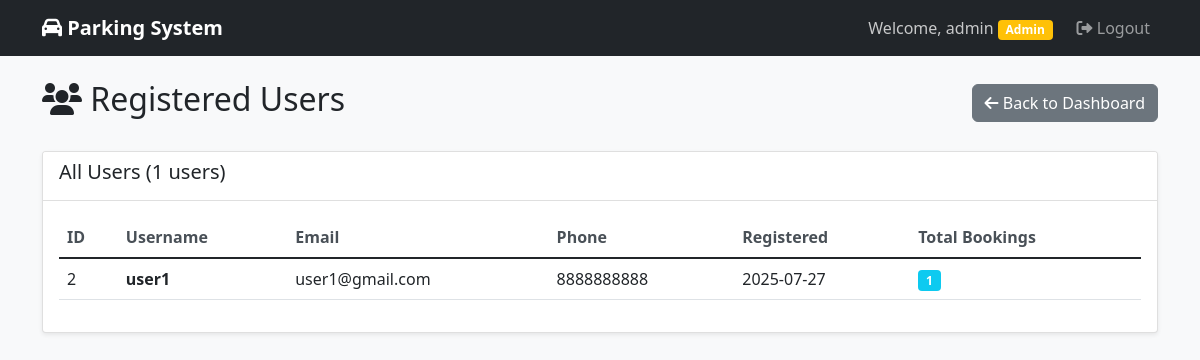
Page /admin/users (signed in) on the committed database.
### models.py (models this page shows, shortened)
class User(UserMixin, db.Model):
    __tablename__ = 'users'
    id = db.Column(db.Integer, primary_key=True)
    username = db.Column(db.String(80), unique=True, nullable=False)
    email = db.Column(db.String(120), unique=True, nullable=False)
    password_hash = db.Column(db.String(128), nullable=False)
    phone = db.Column(db.String(15))
    is_admin = db.Column(db.Boolean, default=False)
    created_at = db.Column(db.DateTime, default=datetime.utcnow)
    reservations = db.relationship('Reservation', backref='user', lazy=True)

### app.py (the view)
@app.route('/admin/users')
@login_required
def admin_users():
    if not current_user.is_admin:
        flash('Access denied', 'error')
        return redirect(url_for('user_dashboard'))
    users = User.query.filter_by(is_admin=False).all()
    return render_template('admin/users.html', users=users)

### app.py (called while the page is built)
@login_manager.user_loader
def load_user(user_id):
    return User.query.get(int(user_id))

### templates/admin/users.html (shortened to what this page needs)
{% extends "base.html" %}
{% block content %}
<div class="d-flex justify-content-between align-items-center mb-4">
    <h2><i class="fas fa-users"></i> Registered Users</h2>
    <a href="{{ url_for('admin_dashboard') }}" class="btn btn-secondary">
        <i class="fas fa-arrow-left"></i> Back to Dashboard
    </a>
</div>
<div class="card">
    <div class="card-header">
        <h5>All Users ({{ users|length }} users)</h5>
    </div>
    <div class="card-body">
        {% if users %}
        <div class="table-responsive">
            <table class="table table-hover">
                <thead>
                    <tr>
                        <th>ID</th>
                        <th>Username</th>
                        <th>Email</th>
                        <th>Phone</th>
                        <th>Registered</th>
                        <th>Total Bookings</th>
                    </tr>
                </thead>
                <tbody>
                    {% for user in users %}
                    <tr>
                        <td>{{ user.id }}</td>
                        <td><strong>{{ user.username }}</strong></td>
                        <td>{{ user.email }}</td>
                        <td>{{ user.phone or 'N/A' }}</td>
                        <td>{{ user.created_at.strftime('%Y-%m-%d') }}</td>
                        <td>
                            <span class="badge bg-info">{{ user.reservations|length }}</span>
                        </td>
                    </tr>
                    {% endfor %}
                </tbody>
            </table>
        </div>
        {% else %}
        <div class="text-center py-4">
            <i class="fas fa-users fa-3x text-muted mb-3"></i>
            <h5>No users registered yet</h5>
            <p class="text-muted">Users will appear here once they register.</p>
        </div>
        {% endif %}
    </div>
</div>
{% endblock %}

### templates/base.html (shortened to what this page needs)
<!DOCTYPE html>
<html lang="en">
<head>
    <link href="https://cdn.jsdelivr.net/npm/bootstrap@5.1.3/dist/css/bootstrap.min.css" rel="stylesheet">
    <link href="https://cdnjs.cloudflare.com/ajax/libs/font-awesome/6.0.0/css/all.min.css" rel="stylesheet">
    <link href="{{ url_for('static', filename='css/style.css') }}" rel="stylesheet">
</head>
<body>
    <nav class="navbar navbar-expand-lg navbar-dark bg-dark">
        <div class="container">
            <a class="navbar-brand" href="{{ url_for('index') }}">
                <i class="fas fa-car"></i> Parking System
            </a>
            {% if current_user.is_authenticated %}
            <div class="navbar-nav ms-auto">
                <span class="navbar-text me-3">
                    Welcome, {{ current_user.username }}
                    {% if current_user.is_admin %}
                        <span class="badge bg-warning">Admin</span>
                    {% endif %}
                </span>
                <a class="nav-link" href="{{ url_for('logout') }}">
                    <i class="fas fa-sign-out-alt"></i> Logout
                </a>
            </div>
            {% endif %}
        </div>
    </nav>
    <main class="container mt-4">
        {% block content %}{% endblock %}
    </main>
</body>
</html>

### static/css/style.css (style rules this page uses)
body { background-color: #f8f9fa; }
.card { box-shadow: 0 0.125rem 0.25rem rgba(0, 0, 0, 0.075); border: 1px solid rgba(0, 0, 0, 0.125); }
.card-header { background-color: #fff; border-bottom: 1px solid rgba(0, 0, 0, 0.125); }
.navbar-brand { font-weight: bold; }
.badge { font-size: 0.75em; }
.btn { border-radius: 0.375rem; }
.table th { border-top: none; font-weight: 600; color: #495057; }
.navbar-text { color: rgba(255, 255, 255, 0.75) !important; }

### rows in the picture
User: username "admin"
User: id "2", username "user1", email "user1@gmail.com", phone "8888888888", created_at "2025-07-27", reservations|length "1"

### other values in the picture
{{ users|length }} "1"
